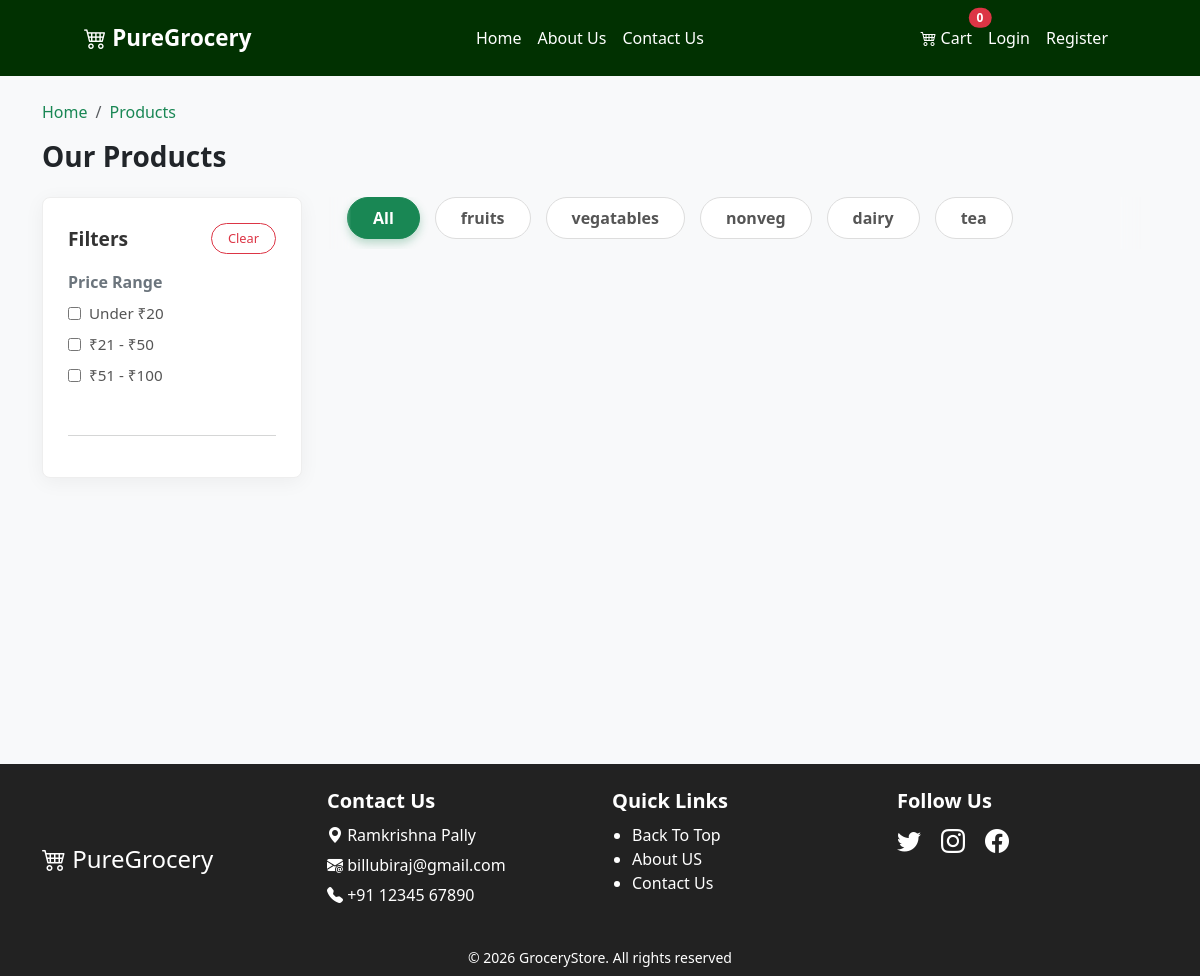
The page /shop.php on the database its author committed.
### tables this page shows
CREATE TABLE `categories` (
  `id` int(11) NOT NULL,
  `category_name` text NOT NULL
);

### shop.php (the view, shortened to what this page needs)
<?php include 'partials/_navbar.php'?>
<div style="min-height: 80vh; background-color: #f8f9fa;">
    <div class="container py-4">
        <nav aria-label="breadcrumb">
            <ol class="breadcrumb">
                <li class="breadcrumb-item"><a href="index.php" class="text-decoration-none text-success">Home</a></li>
                <li class="breadcrumb-item"><a href="shop.php" class="text-decoration-none text-success">Products</a></li>
            </ol>
        </nav>
        <div class="d-flex justify-content-between align-items-center mb-4">
            <h3 class="fw-bold text-dark m-0">Our Products</h3>
        </div>
        <div class="shop-layout d-flex align-items-start">
            <aside class="sidebar-filter offcanvas-md offcanvas-start bg-white" tabindex="-1" id="filterSidebar" style="width: 280px;">
                <div class="offcanvas-body flex-column p-md-0 p-3">
                    <div class="d-flex justify-content-between align-items-center mb-3">
                        <h4 class="d-none d-md-block m-0">Filters</h4>
                        <button id="clear-filter" class="btn btn-outline-danger btn-sm rounded-pill px-3">Clear</button>
                    </div>
                    <div class="filter-box mb-4">
                        <p class="fw-bold text-secondary mb-2">Price Range</p>
                        <div class="filter-checkBox">
                            <label><input type="checkbox" class="price-check" value="0-20"> Under ₹20 </label>
                            <label><input type="checkbox" class="price-check" value="21-50"> ₹21 - ₹50</label>
                            <label><input type="checkbox" class="price-check" value="51-100"> ₹51 - ₹100</label>
                        </div>
                    </div>
                    <hr class="text-muted">
                </div>
            </aside>
            <div id="filtered" class="flex-grow-1">
                <div class="category-scroll-wrapper mb-4 sticky-top">
                    <section class="catagory-filter">
                        <button class="active" value="all">All</button>
                        <?php
                        $catagoryQ = "SELECT * FROM `categories`";
                        $catagoryRes = mysqli_query($conn, $catagoryQ);
                        while ($row = mysqli_fetch_assoc($catagoryRes)) {
                            echo '<button value="' . $row['id'] . '">' . $row['category_name'] . '</button>';
                        }
                        ?>
                    </section>
                </div>
            </div>
        </div>
    </div>
</div>
<?php include 'partials/_footer.php' ?>

### assets/style.css (style rules this page uses)
html { scroll-behavior: smooth; }
body { background-color: #f8f9fa; }
.shop-layout { display: flex; align-items: flex-start; gap: 25px; width: 100%; }
.sidebar-filter { flex: 0 0 260px; padding: 25px; background-color: #ffffff; border: 1px solid #eee; border-radius: 8px; box-shadow: 0 4px 20px rgba(0, 0, 0, 0.05); max-height: 97vh; overflow-y: auto; position: sticky; top: 20px; }
.sidebar-filter h4 { font-weight: 700; color: #333; margin-bottom: 20px; font-size: 1.2rem; }
#clear-filter { background: transparent; border: 1px solid #dc3545; color: #dc3545; padding: 5px 15px; border-radius: 20px; font-size: 0.8rem; cursor: pointer; transition: all 0.3s; float: right; }
.filter-checkBox label { cursor: pointer; font-size: 0.95rem; color: #555; display: flex; align-items: center; gap: 8px; margin-bottom: 8px; }
#filtered { flex: 1; max-width: 100%; }
.category-scroll-wrapper { background: #f8f9fa;; overflow-x: auto; white-space: nowrap; padding-bottom: 10px; scrollbar-width: none; max-width: 816px; mask-image: linear-gradient(to right, transparent, black 3%, black 97%, transparent); }
.catagory-filter { display: inline-flex; gap: 15px; margin-left: 20px; }
.catagory-filter button { padding: 8px 25px; border-radius: 50px; border: 1px solid #ddd; background: white; color: #555; font-weight: 600; transition: all 0.3s ease; }
.catagory-filter button.active { background-color: #198754; color: white; border-color: #198754; box-shadow: 0 4px 10px rgba(25, 135, 84, 0.3); }

### rows shown on the page
categories: $row['id'] 1 (drawn), category_name "fruits"
categories: $row['id'] 2 (drawn), category_name "vegatables"
categories: $row['id'] 3 (drawn), category_name "nonveg"
categories: $row['id'] 4 (drawn), category_name "dairy"
categories: $row['id'] 5 (drawn), category_name "tea"

### other values the page prints
$count "0"
